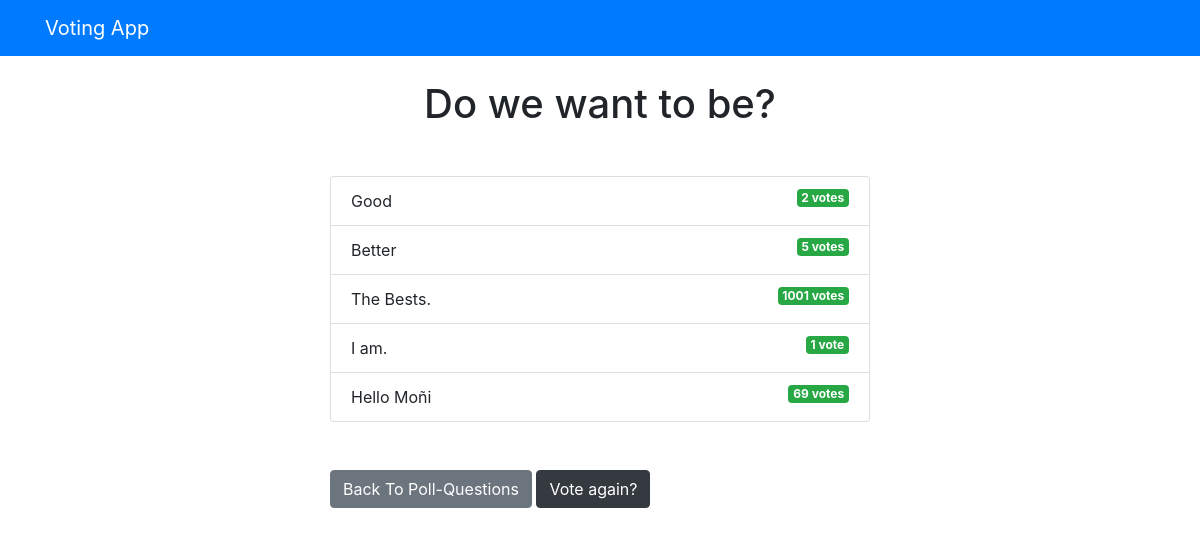
The app's page /polls/2/results/ with its own data.
### polls/models.py (models this page shows, shortened)
class Question(models.Model):
    question_text = models.CharField(max_length=200)
    publish_date = models.DateTimeField('date published')

class Choice(models.Model):
    question = models.ForeignKey(Question, on_delete=models.CASCADE)
    choice_text = models.CharField(max_length=200)
    votes = models.IntegerField(default=0)

### polls/views.py (the view)
# urls.py: path('<int:question_id>/results/', views.result, name='results'),
def result(request, question_id):
    question = get_object_or_404(Question, pk=question_id)
    return render(request, 'polls/results.html', { 'question': question })

### templates/polls/results.html
{% extends 'base.html' %}
{% block content %}
<h1 class="mb-5 text-center">{{ question.question_text }}</h1>
<ul class="list-group mb-5">
	{% for choice in question.choice_set.all %}
	<li class="list-group-item">
        {{ choice.choice_text }}
        <span class="badge badge-success float-right">
            {{ choice.votes }} vote{{ choice.votes | pluralize }}
        </span>
	</li>
	{% endfor %}
</ul>
<a class="btn btn-secondary" href="{% url 'polls:index' %}">Back To Poll-Questions</a>
<a class="btn btn-dark" href="{% url 'polls:detail' question.id %}">Vote again?</a>
{% endblock %}

### records on screen
Question: question_text "Do we want to be?"
Choice: choice_text "Good", votes "2", votes|pluralize "s"
Choice: choice_text "Better", votes "5", votes|pluralize "s"
Choice: choice_text "The Bests.", votes "1001", votes|pluralize "s"
Choice: choice_text "I am.", votes "1"
Choice: choice_text "Hello Moñi", votes "69", votes|pluralize "s"
